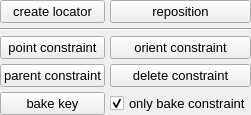
              <widget class="QWidget" name="arb_sub_basic_tab">
               <property name="font">
                <font>
                 <family>Arial</family>
                 <pointsize>10</pointsize>
                 <weight>50</weight>
                 <bold>false</bold>
                </font>
               </property>
               <attribute name="title">
                <string>basic</string>
               </attribute>
               <layout class="QGridLayout" name="gridLayout">
                <property name="leftMargin">
                 <number>0</number>
                </property>
                <property name="topMargin">
                 <number>0</number>
                </property>
                <property name="rightMargin">
                 <number>0</number>
                </property>
                <property name="bottomMargin">
                 <number>0</number>
                </property>
                <property name="spacing">
                 <number>5</number>
                </property>
                <item row="3" column="1">
                 <widget class="QPushButton" name="arb_orientConstraintButton">
                  <property name="text">
                   <string>orient constraint</string>
                  </property>
                 </widget>
                </item>
                <item row="0" column="1">
                 <widget class="QPushButton" name="arb_rePosButton">
                  <property name="text">
                   <string>reposition</string>
                  </property>
                 </widget>
                </item>
                <item row="1" column="0" colspan="2">
                 <widget class="Line" name="line">
                  <property name="lineWidth">
                   <number>1</number>
                  </property>
                  <property name="orientation">
                   <enum>Qt::Horizontal</enum>
                  </property>
                 </widget>
                </item>
                <item row="4" column="0">
                 <widget class="QPushButton" name="arb_parentConstraintButton">
                  <property name="text">
                   <string>parent constraint</string>
                  </property>
                 </widget>
                </item>
                <item row="0" column="0">
                 <widget class="QPushButton" name="arb_createLocButton">
                  <property name="text">
                   <string>create locator</string>
                  </property>
                 </widget>
                </item>
                <item row="4" column="1">
                 <widget class="QPushButton" name="arb_delConstraintButton">
                  <property name="text">
                   <string>delete constraint</string>
                  </property>
                 </widget>
                </item>
                <item row="6" column="0">
                 <widget class="QPushButton" name="arb_bakeButton">
                  <property name="text">
                   <string>bake key</string>
                  </property>
                 </widget>
                </item>
                <item row="3" column="0">
                 <widget class="QPushButton" name="arb_pointConstraintButton">
                  <property name="text">
                   <string>point constraint</string>
                  </property>
                 </widget>
                </item>
                <item row="6" column="1">
                 <widget class="QCheckBox" name="arb_onlyBakeConstraintCheckBox">
                  <property name="text">
                   <string>only bake constraint</string>
                  </property>
                  <property name="checked">
                   <bool>true</bool>
                  </property>
                  <property name="tristate">
                   <bool>false</bool>
                  </property>
                 </widget>
                </item>
               </layout>
              </widget>
